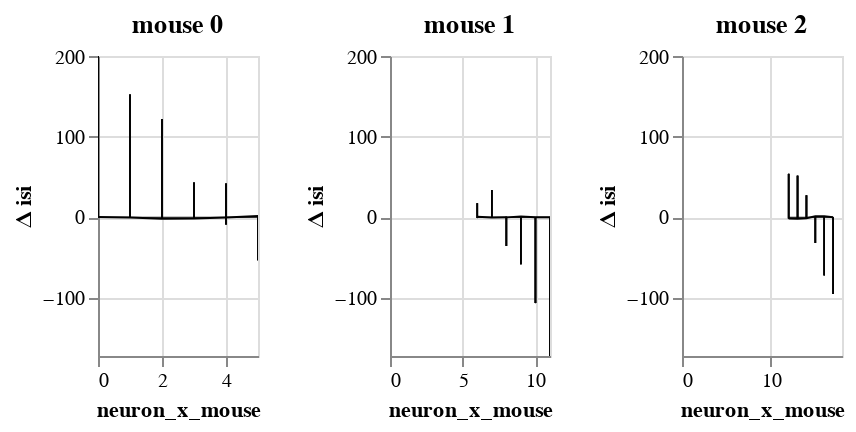

The cell this chart's notebook holds for it:
### Code cell
window = BayesRegression(df=df, y='isi', treatment='stim_strength', condition='neuron_x_mouse', group='mouse')
window.fit(do_make_change=False, dist_y='gamma', progress_bar=True,
                  add_group_slope=True
                  )
window.chart

### Figure 1 — Vega-Lite specification as saved in the notebook (floating-point values rounded to 4 significant figures; data arrays with more than 128 entries replaced by an {"elided": "..."} marker saying what was removed)
{"config": {"view": {"continuousWidth": 400, "continuousHeight": 300}}, "hconcat": [{"layer": [{"layer": [{"mark": {"type": "rule", "clip": true, "opacity": 0.4, "size": 0.8}, "encoding": {"x": {"type": "quantitative", "field": "neuron_x_mouse"}, "y": {"type": "quantitative", "axis": {"orient": "left", "title": ""}, "field": "lower interval", "scale": {"domain": [-172.8, 200.9], "zero": false}}, "y2": {"field": "higher interval"}}}, {"mark": {"type": "line", "clip": true, "color": "black", "fill": null, "point": false, "size": 1}, "encoding": {"x": {"type": "quantitative", "field": "neuron_x_mouse"}, "y": {"type": "quantitative", "aggregate": "mean", "axis": {"orient": "left"}, "field": "center interval", "scale": {"domain": [-172.8, 200.9], "zero": false}, "title": "Δ isi"}}}, {"mark": {"type": "line", "color": "black", "opacity": 1, "size": 0.5}, "encoding": {"x": {"type": "quantitative", "field": "neuron_x_mouse"}, "y": {"type": "quantitative", "axis": {"orient": "left", "title": ""}, "field": "zero", "scale": {"domain": [-172.8, 200.9], "zero": false}}}}]}], "height": 150, "resolve": {"scale": {"y": "independent"}}, "title": "mouse 0  ", "transform": [{"filter": "(datum['mouse'] === '0')"}], "width": 80}, {"layer": [{"layer": [{"mark": {"type": "rule", "clip": true, "opacity": 0.4, "size": 0.8}, "encoding": {"x": {"type": "quantitative", "field": "neuron_x_mouse"}, "y": {"type": "quantitative", "axis": {"orient": "left", "title": ""}, "field": "lower interval", "scale": {"domain": [-172.8, 200.9], "zero": false}}, "y2": {"field": "higher interval"}}}, {"mark": {"type": "line", "clip": true, "color": "black", "fill": null, "point": false, "size": 1}, "encoding": {"x": {"type": "quantitative", "field": "neuron_x_mouse"}, "y": {"type": "quantitative", "aggregate": "mean", "axis": {"orient": "left"}, "field": "center interval", "scale": {"domain": [-172.8, 200.9], "zero": false}, "title": "Δ isi"}}}, {"mark": {"type": "line", "color": "black", "opacity": 1, "size": 0.5}, "encoding": {"x": {"type": "quantitative", "field": "neuron_x_mouse"}, "y": {"type": "quantitative", "axis": {"orient": "left", "title": ""}, "field": "zero", "scale": {"domain": [-172.8, 200.9], "zero": false}}}}]}], "height": 150, "resolve": {"scale": {"y": "independent"}}, "title": "mouse 1  ", "transform": [{"filter": "(datum['mouse'] === '1')"}], "width": 80}, {"layer": [{"layer": [{"mark": {"type": "rule", "clip": true, "opacity": 0.4, "size": 0.8}, "encoding": {"x": {"type": "quantitative", "field": "neuron_x_mouse"}, "y": {"type": "quantitative", "axis": {"orient": "left", "title": ""}, "field": "lower interval", "scale": {"domain": [-172.8, 200.9], "zero": false}}, "y2": {"field": "higher interval"}}}, {"mark": {"type": "line", "clip": true, "color": "black", "fill": null, "point": false, "size": 1}, "encoding": {"x": {"type": "quantitative", "field": "neuron_x_mouse"}, "y": {"type": "quantitative", "aggregate": "mean", "axis": {"orient": "left"}, "field": "center interval", "scale": {"domain": [-172.8, 200.9], "zero": false}, "title": "Δ isi"}}}, {"mark": {"type": "line", "color": "black", "opacity": 1, "size": 0.5}, "encoding": {"x": {"type": "quantitative", "field": "neuron_x_mouse"}, "y": {"type": "quantitative", "axis": {"orient": "left", "title": ""}, "field": "zero", "scale": {"domain": [-172.8, 200.9], "zero": false}}}}]}], "height": 150, "resolve": {"scale": {"y": "independent"}}, "title": "mouse 2  ", "transform": [{"filter": "(datum['mouse'] === '2')"}], "width": 80}], "data": {"name": "data-e59ef69fc0702c7923d7cf3a31c61709"}, "$schema": "https://vega.github.io/schema/vega-lite/v4.8.1.json", "datasets": {"data-e59ef69fc0702c7923d7cf3a31c61709": {"elided": "180 records"}}}
